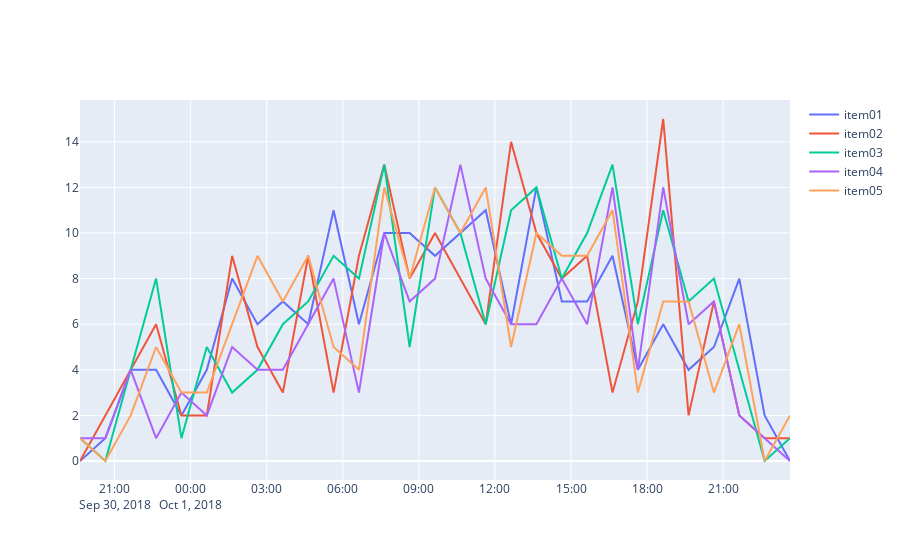

Write notebook code for a chart like this one.
### Code cell
item_time_df=pdf.groupby(['item_id','about_time'])['buy'].count().unstack(level='item_id').fillna(0).reset_index()
data=[plotly.graph_objs.Scatter(x=item_time_df['about_time'],y=item_time_df[referrer],name=referrer) for referrer in [f'item{str(i).zfill(2)}' for i in range(1,6)]]
fig=plotly.graph_objs.Figure(data=data)
fig.show()
